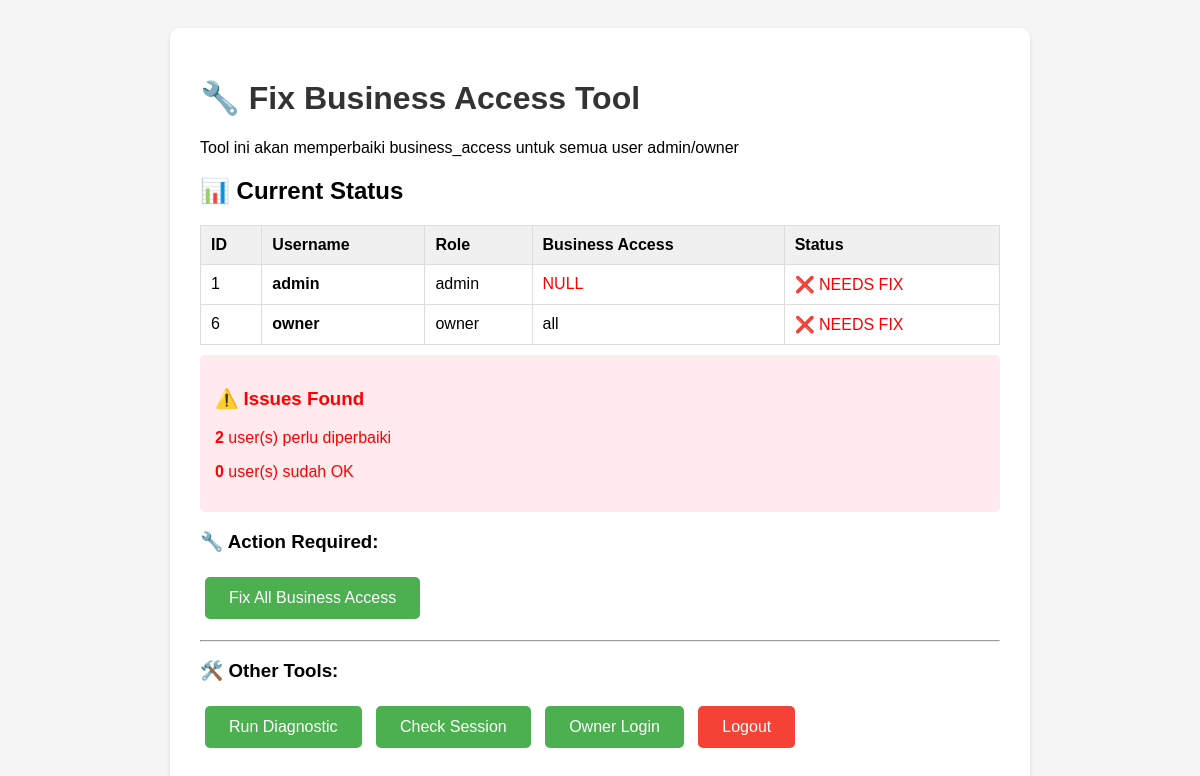
The app's page /adf_system/tools/fix-business-access.php with its own data.
### tables this page shows
CREATE TABLE `users` (
  `id` int(11) NOT NULL AUTO_INCREMENT,
  `username` varchar(50) NOT NULL,
  `password` varchar(255) NOT NULL,
  `full_name` varchar(100) NOT NULL,
  `email` varchar(100) DEFAULT NULL,
  `role` enum('admin','manager','cashier','accountant','staff','owner') DEFAULT 'staff',
  `business_access` varchar(255) DEFAULT 'all',
  `phone` varchar(20) DEFAULT NULL,
  `is_active` tinyint(1) DEFAULT 1,
  `created_at` timestamp NOT NULL DEFAULT current_timestamp(),
  `updated_at` timestamp NOT NULL DEFAULT current_timestamp() ON UPDATE current_timestamp(),
  `is_trial` tinyint(1) DEFAULT 0,
  `trial_expires_at` datetime DEFAULT NULL,
  PRIMARY KEY (`id`),
  UNIQUE KEY `username` (`username`),
  KEY `idx_username` (`username`),
  KEY `idx_role` (`role`)
);

### adf_system/tools/fix-business-access.php (the view, shortened to what this page needs)
<?php
echo "<!DOCTYPE html>";
echo "<html><head>";
echo "</head><body>";
echo "<div class='container'>";
echo "<h1>🔧 Fix Business Access Tool</h1>";
echo "<p>Tool ini akan memperbaiki business_access untuk semua user admin/owner</p>";
if (isset($_GET['action']) && $_GET['action'] === 'fix') {
    echo "<h2>🔄 Fixing Business Access...</h2>";
    try {
        $pdo = new PDO('mysql:host=localhost;dbname=narayana', 'root', '');
        $pdo->setAttribute(PDO::ATTR_ERRMODE, PDO::ERRMODE_EXCEPTION);
        $stmt = $pdo->query("SELECT id, username, role, business_access FROM users WHERE role IN ('admin', 'owner')");
        $users = $stmt->fetchAll(PDO::FETCH_ASSOC);
        echo "<h3>Users Found:</h3>";
        echo "<table>";
        echo "<tr><th>ID</th><th>Username</th><th>Role</th><th>Current Access</th><th>Action</th></tr>";
        $fixed = 0;
        $skipped = 0;
        foreach ($users as $user) {
            echo "<tr>";
            echo "<td>{$user['id']}</td>";
            echo "<td>{$user['username']}</td>";
            echo "<td>{$user['role']}</td>";
            echo "<td>" . ($user['business_access'] ?: 'NULL') . "</td>";
            $currentAccess = json_decode($user['business_access'] ?: '[]', true);
            $needsFix = !is_array($currentAccess) || count($currentAccess) !== 6;
            if ($needsFix) {
                $newAccess = '[1,2,3,4,5,6]';
                $updateStmt = $pdo->prepare("UPDATE users SET business_access = ? WHERE id = ?");
                $updateStmt->execute([$newAccess, $user['id']]);
                $databases = [
                    'narayana_benscafe',
                    'narayana_hotel',
                    'narayana_eatmeet',
                    'narayana_pabrikkapal',
                    'narayana_furniture',
                    'narayana_karimunjawa'
                ];
                foreach ($databases as $db) {
                    try {
                        $syncStmt = $pdo->prepare("UPDATE {$db}.users SET business_access = ? WHERE id = ?");
                        $syncStmt->execute([$newAccess, $user['id']]);
                    } catch (Exception $e) {
                    }
                }
                echo "<td><span style='color:green;'>✅ FIXED to [1,2,3,4,5,6]</span></td>";
                $fixed++;
            } else {
                echo "<td><span style='color:gray;'>⏭️ Already OK</span></td>";
                $skipped++;
            }
            echo "</tr>";
        }
        echo "</table>";
        echo "<div class='success'>";
        echo "<h3>✅ Fix Completed!</h3>";
        echo "<p><strong>Fixed:</strong> {$fixed} users</p>";
        echo "<p><strong>Skipped:</strong> {$skipped} users (already OK)</p>";
        echo "</div>";
        $stmt = $pdo->query("SELECT id, username, role, business_access FROM users WHERE role IN ('admin', 'owner')");
        $updatedUsers = $stmt->fetchAll(PDO::FETCH_ASSOC);
        echo "<h3>Updated Users:</h3>";
        echo "<table>";
        echo "<tr><th>ID</th><th>Username</th><th>Role</th><th>Business Access</th></tr>";
        foreach ($updatedUsers as $user) {
            echo "<tr>";
            echo "<td>{$user['id']}</td>";
            echo "<td>{$user['username']}</td>";
            echo "<td>{$user['role']}</td>";
            echo "<td><strong>{$user['business_access']}</strong></td>";
            echo "</tr>";
        }
        echo "</table>";
        echo "<div class='success'>";
        echo "<h3>🎉 Next Steps:</h3>";
        echo "<ol>";
        echo "<li>Logout: <a href='../logout.php'>../logout.php</a></li>";
        echo "<li>Login: <a href='../owner-login.php'>../owner-login.php</a></li>";
        echo "<li>Test: <a href='diagnostic-owner.php'>Run Diagnostic</a></li>";
        echo "</ol>";
        echo "</div>";
    } catch (Exception $e) {
        echo "<div class='error'>";
        echo "<h3>❌ Error!</h3>";
        echo "<p>" . $e->getMessage() . "</p>";
        echo "</div>";
    }
} else {
    try {
        $pdo = new PDO('mysql:host=localhost;dbname=narayana', 'root', '');
        $pdo->setAttribute(PDO::ATTR_ERRMODE, PDO::ERRMODE_EXCEPTION);
        $stmt = $pdo->query("SELECT id, username, role, business_access FROM users WHERE role IN ('admin', 'owner')");
        $users = $stmt->fetchAll(PDO::FETCH_ASSOC);
        echo "<h2>📊 Current Status</h2>";
        echo "<table>";
        echo "<tr><th>ID</th><th>Username</th><th>Role</th><th>Business Access</th><th>Status</th></tr>";
        $needsFix = 0;
        $isOk = 0;
        foreach ($users as $user) {
            $currentAccess = json_decode($user['business_access'] ?: '[]', true);
            $valid = is_array($currentAccess) && count($currentAccess) === 6;
            echo "<tr>";
            echo "<td>{$user['id']}</td>";
            echo "<td><strong>{$user['username']}</strong></td>";
            echo "<td>{$user['role']}</td>";
            echo "<td>" . ($user['business_access'] ?: '<span style="color:red;">NULL</span>') . "</td>";
            if ($valid) {
                echo "<td><span style='color:green;'>✅ OK</span></td>";
                $isOk++;
            } else {
                echo "<td><span style='color:red;'>❌ NEEDS FIX</span></td>";
                $needsFix++;
            }
            echo "</tr>";
        }
        echo "</table>";
        if ($needsFix > 0) {
            echo "<div class='error'>";
            echo "<h3>⚠️ Issues Found</h3>";
            echo "<p><strong>{$needsFix}</strong> user(s) perlu diperbaiki</p>";
            echo "<p><strong>{$isOk}</strong> user(s) sudah OK</p>";
            echo "</div>";
            echo "<h3>🔧 Action Required:</h3>";
            echo "<p><a href='?action=fix' class='btn'>Fix All Business Access</a></p>";
        } else {
            echo "<div class='success'>";
            echo "<h3>✅ All Good!</h3>";
            echo "<p>Semua user admin/owner sudah punya business_access yang benar</p>";
            echo "</div>";
        }
    } catch (Exception $e) {
        echo "<div class='error'>";
        echo "<h3>❌ Database Error!</h3>";
        echo "<p>" . $e->getMessage() . "</p>";
        echo "</div>";
    }
    echo "<hr>";
    echo "<h3>🛠️ Other Tools:</h3>";
    echo "<p>";
    echo "<a href='diagnostic-owner.php' class='btn'>Run Diagnostic</a> ";
    echo "<a href='check-session.php' class='btn'>Check Session</a> ";
    echo "<a href='../owner-login.php' class='btn'>Owner Login</a> ";
    echo "<a href='../logout.php' class='btn btn-danger'>Logout</a>";
    echo "</p>";
}
echo "</div>";
echo "</body></html>";

### adf_system/tools/fix-business-access.php (style rules this page uses)
body { font-family: Arial; padding: 20px; background: #f5f5f5; }
.container { max-width: 800px; margin: 0 auto; background: white; padding: 30px; border-radius: 10px; box-shadow: 0 2px 5px rgba(0,0,0,0.1); }
.error { color: red; padding: 15px; background: #ffebee; border-radius: 5px; margin: 10px 0; }
.btn { padding: 12px 24px; background: #4CAF50; color: white; border: none; border-radius: 5px; cursor: pointer; font-size: 16px; margin: 5px; text-decoration: none; display: inline-block; }
.btn-danger { background: #f44336; }
h1 { color: #333; }
table { width: 100%; border-collapse: collapse; margin: 10px 0; }
th, td { padding: 10px; text-align: left; border: 1px solid #ddd; }
th { background: #f0f0f0; }

### records on screen
users: id "1", username "admin", role "admin", business_access "NULL", shows "❌ NEEDS FIX"
users: id "6", username "owner", role "owner", business_access "all"

### other values on screen
$needsFix "2"
$isOk "0"
